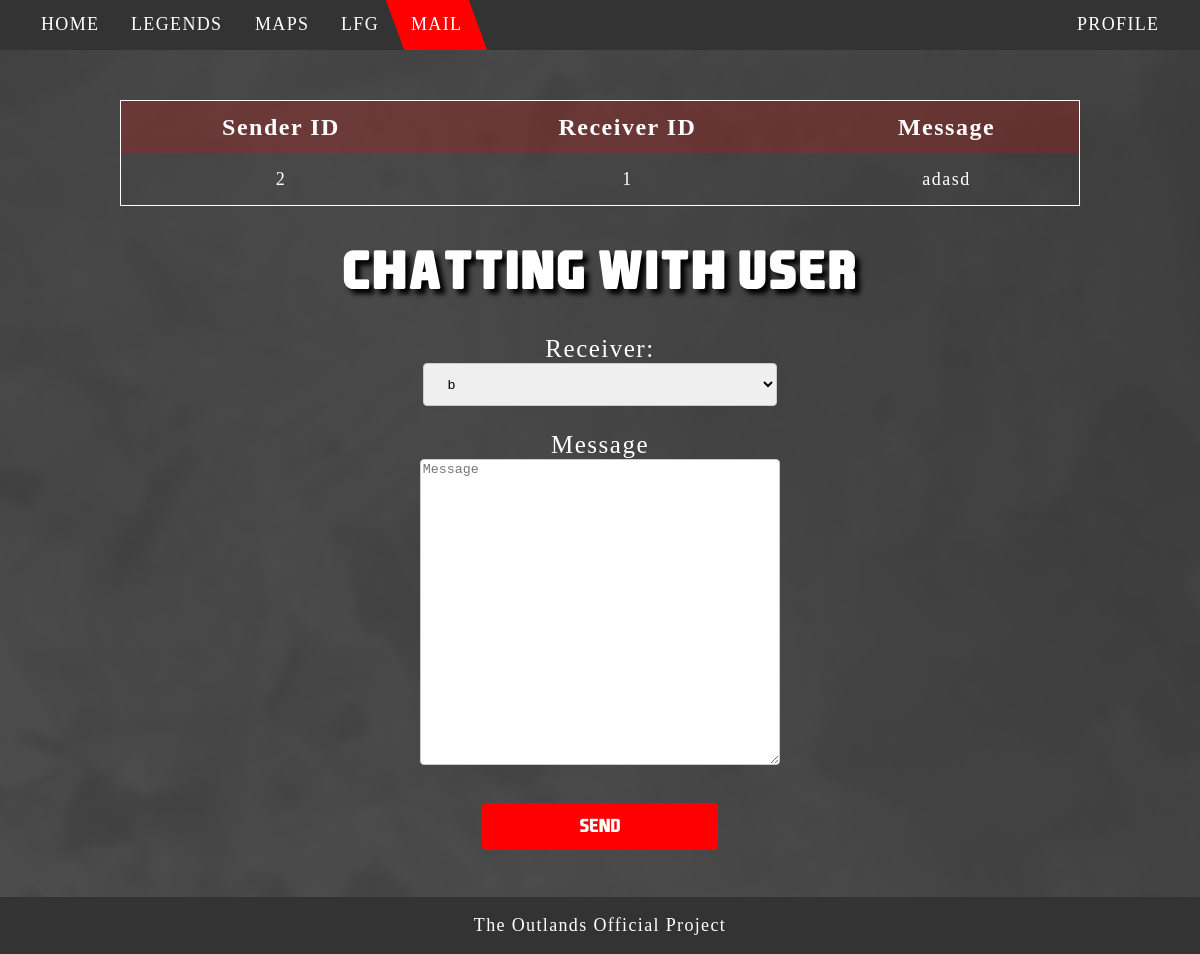
The page /pages/messenger.php (signed in) on the database its author committed.
### tables this page shows
CREATE TABLE `msg` (
  `id` int(255) UNSIGNED NOT NULL,
  `sender` int(255) UNSIGNED NOT NULL,
  `receiver` int(255) UNSIGNED NOT NULL,
  `msg` varchar(535) NOT NULL,
  `timestamp` date NOT NULL DEFAULT current_timestamp()
);

### pages/messages.php (called while the page is built, shortened)
<?php
include_once("connect.php");
$messages = array();
class Message{
    private $sender;
    private $receiver;
    private $text;
    function __construct($receiver,$text,$timestamp="",$sender=""){
        if ($sender ==="") {
            $this->sender = $_SESSION['id'];
        }else{
            $this->sender = $sender;
        }
        $this->receiver = $receiver;
        $this->text = $text;
        return $this;
    }
    function get_sender(){
        return $this->sender;
    }
    function get_receiver(){
        return $this->receiver;
    }
    function get_text(){
        return $this->text;
    }
}
function get_messages(){
    global $connect;
    $query="Select * from msg where sender=".$_SESSION['id']." OR receiver=".$_SESSION['id'].";";
    $res = $connect->query($query);
}
?>

### pages/messenger.php (the view, shortened to what this page needs)
<?php
include_once("connect.php");
include_once("messages.php");
get_messages();
?>
<!DOCTYPE html>
<html lang="en">
<head>
    <link rel="stylesheet" href="../css/style.css">
    <link rel="stylesheet" href="../css/styleLogin.css">
    <link rel="stylesheet" href="../css/styleUsers.css">
    <link rel="stylesheet" media="print" href="../css/stylePrint.css" />
    <link rel="stylesheet" href="../css/styleLFG.css">
</head>
<body>
    <div id="page-container">
        <div id="content-wrap">
        <?php include('header.php');?>
                    <main id="Container">
                        <table>
                            <tr>
                                    <th>Sender ID</th>
                                    <th>Receiver ID</th>
                                    <th>Message</th>
                            </tr>
                            <?php
                            foreach($messages as $message) {
                            ?>
                            <tr>
                                <td><?php echo $message->get_sender(); ?></td>
                                <td><?php echo $message->get_receiver(); ?></td>
                                <td><?php echo $message->get_text(); ?></td>
                            </tr>
                            <?php
                            }?>
                        </table>
                    <form method="POST" action="messenger.php">
                    <fieldset>
                        <div id="messageuser-container">
                        <h1 id='logintitle'>Chatting with user</h1>
                        <div id="message-receiver">
                            <label for="receiver">Receiver:</label><br>
                            <select name="receiver" id="receiver">
                                    <?php
                                    global $connect;
                                    $query="Select * from users where id!=".$_SESSION['id'];
                                    $res = $connect->query($query);
                                    while($row = $res->fetch_row())
                                    {
                                    ?>
                                    <option value="<?php echo $row[0];?>">
                                    <?php
                                    echo $row[1]
                                    ?>
                                </option>
                                <?php } ?>
                            </select>
                        </div>
                        <div id="message-container"><label for="messageText">Message</label><br>
                            <textarea name="msg" id="messageText" cols="100" rows="20" placeholder="Message"></textarea>
                        </div>
                        <div id="send-container">
                            <button type="submit" name="messageSend">Send</button>
                        </div>
                        </div>
                      </fieldset>
                      </form>
                    </main>
            <footer>
                <p>The Outlands Official Project</p>
            </footer>
        </div>
    </div>
</body>
</html>

### css/style.css (style rules this page uses)
body { background-image: url(..//img/backg.png); background-repeat: no-repeat; background-size: auto; background-attachment: fixed; margin-left: 0%; margin-right: 0%; height: 100vh; margin: 0; }
#Container { margin-top: 100px; font-family: ApexLegends; text-align: center; color: white; font-size: x-small; letter-spacing: 1.5px; display: block; position: static; padding-bottom: 5em; }
main { -webkit-animation: fadein 1s; -moz-animation: fadein 1s; -ms-animation: fadein 1s; -o-animation: fadein 1s; animation: fadein 1s; }
footer { position: absolute; left: 0; bottom: 0; width: 100%; background-color: #333; color: white; text-align: center; font-family: ApexLegends; font-size: large; letter-spacing: 1.35px; }
#page-container { position: relative; min-height: 100vh; }
#content-wrap { padding-bottom: 3rem; }

### css/styleLogin.css (style rules this page uses)
#Container { margin-top: 50px; font-family: ApexLegends; text-align: center; color: white; font-size: x-small; letter-spacing: 1.5px; display: block; position: static; }
label { font-size: 25px; margin-top: 25px; }
#pwd-container, #email-container, #date-container, #pwd-verify-container, #radio-container, #message-container { margin-top: 25px; }
fieldset { border: none; }
#logintitle { font-size: 5em; text-shadow: 5px 5px 5px #000000; color: white; letter-spacing: 3px; font-family: EA-Games; }
input[type=email], input[type=password], input[type=text], input[type=date], select[name=receiver] { width: 30%; border: 1px solid #ccc; border-radius: 4px; padding: 12px 20px; }
textarea[name=msg] { border: 1px solid #ccc; border-radius: 4px; width: 30%; }
input[type=submit], input[type=reset], input[type=button], button[name=messageSend] { width: 20%; border: 1px solid red; border-radius: 4px; background-color: red; padding: 12px 20px; color: white; font-family: EA-Games; font-size: large; margin-top: 2em; }

### css/styleLFG.css (style rules this page uses)
#Container { margin-top: 100px; font-family: ApexLegends; text-align: center; color: white; font-size: x-small; letter-spacing: 1.5px; display: block; position: static; }
#logintitle { font-size: 5em; text-shadow: 5px 5px 5px #000000; color: white; letter-spacing: 3px; font-family: EA-Games; }
table { width: 80%; margin-left: auto; margin-right: auto; border: 1px solid #ffffff; text-align: center; vertical-align: middle; border-collapse: collapse; clear: right; }
th { font-size: x-large; height: 50px; background-color: rgba(255, 0, 0, 0.2); }
td { font-size: large; height: 50px; }

### rows shown on the page
msg: sender "2", receiver "1", msg "adasd"

### other values the page prints
form field receiver "b"
